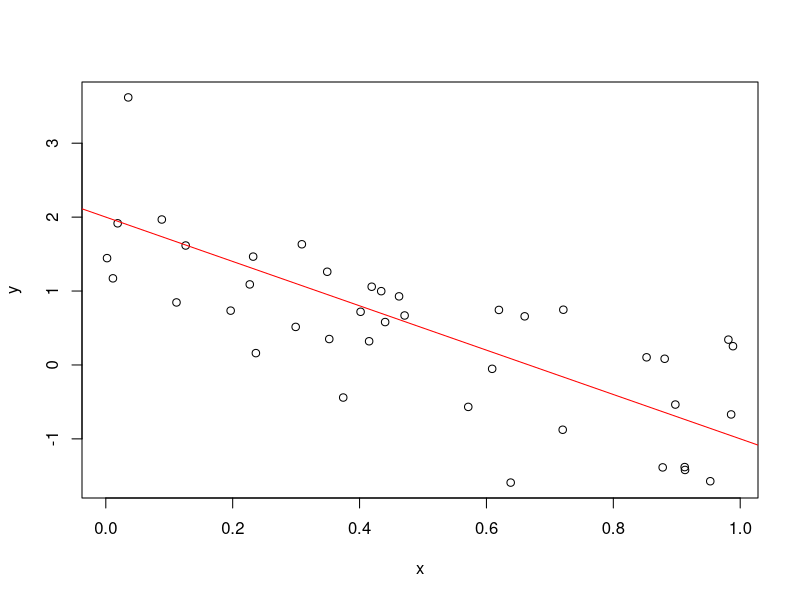

Recreate this plot in R.
a <- 2
b <- -3
sigSq <- 0.5
x <- runif(40)
y <- a+b*x + rnorm(40, sd = sqrt(sigSq))

avgX <- mean(x)
write(avgX, "Average X.txt")

plot(x,y)
abline(a,b, col="red")
dev.print(png, "toylineplot.png", width=800, height=400)
dev.print(pdf, "toylinelot.pdf")
